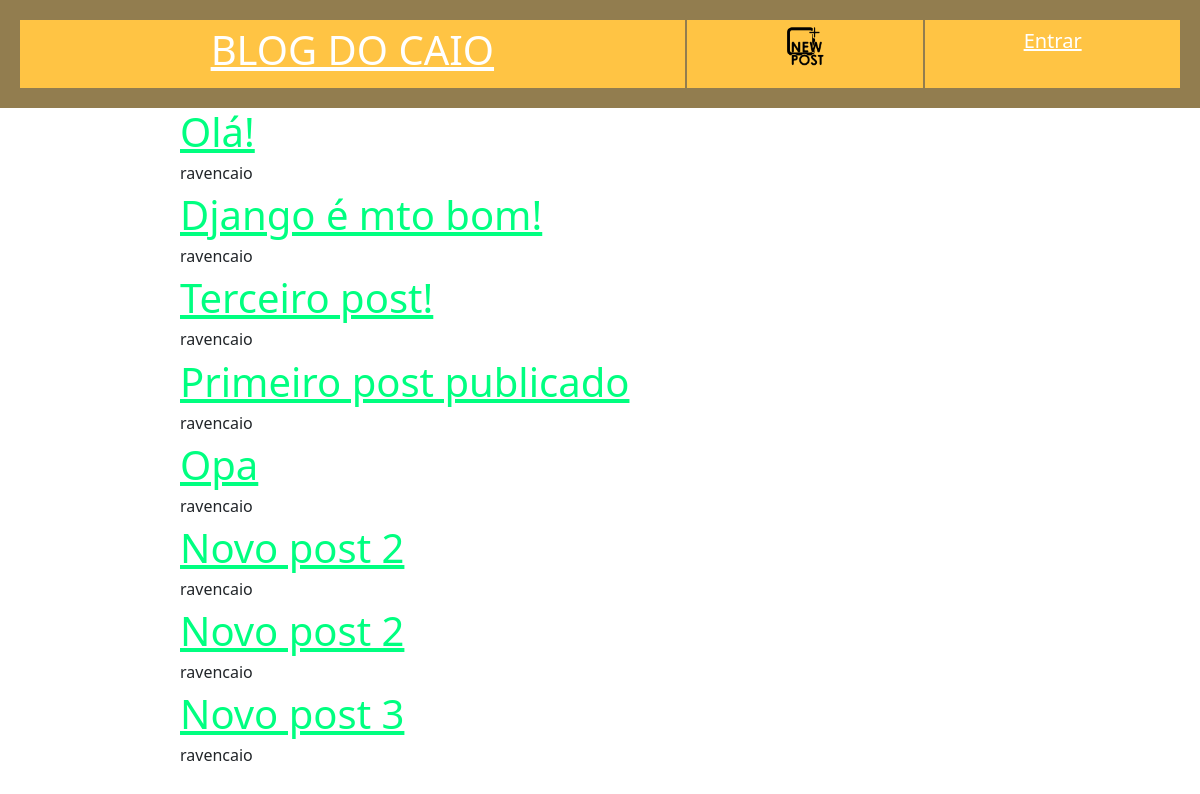
The app's page /, older data.
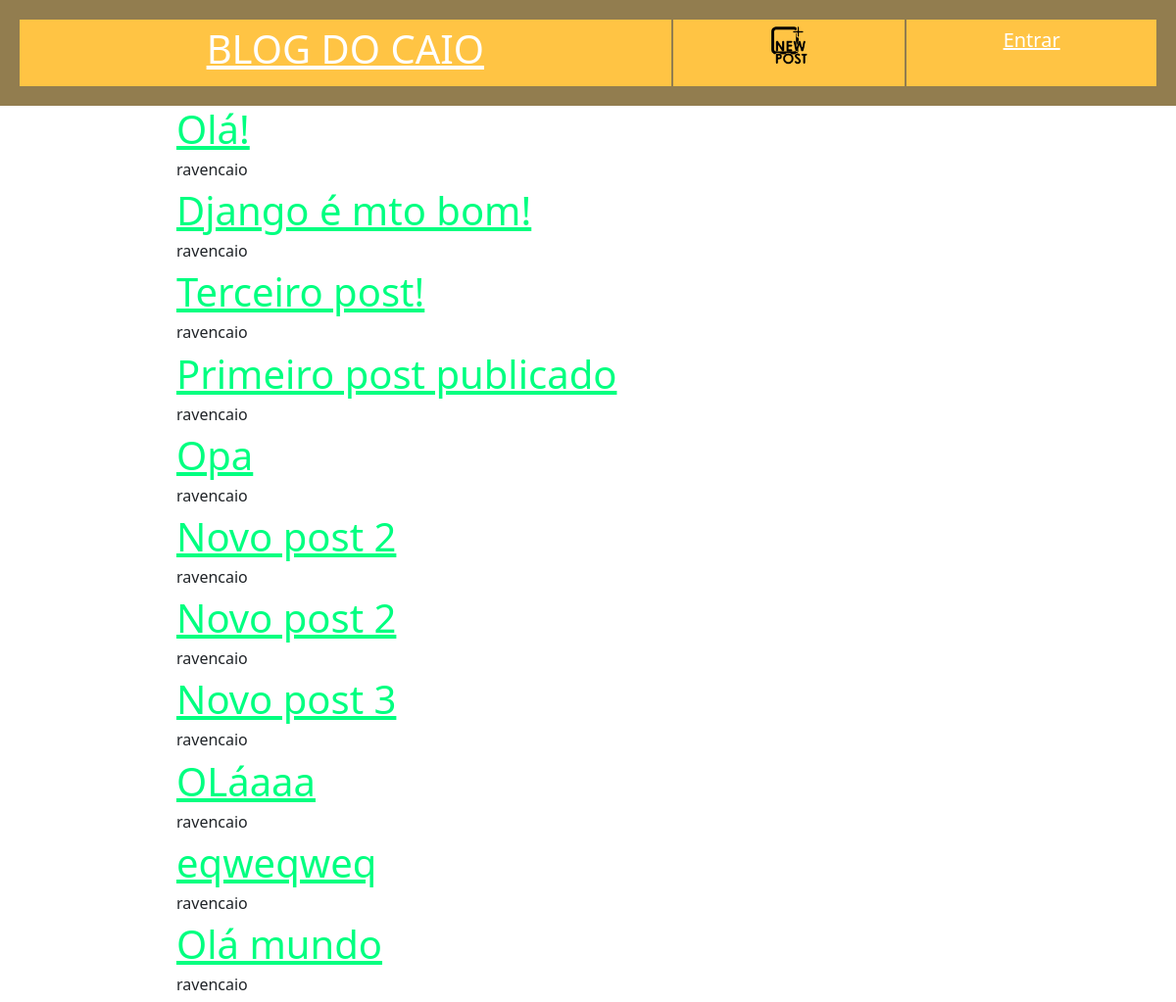
The same page, newer data.
### polls/models.py (models this page shows, shortened)
class Post(models.Model):
    author = models.ForeignKey(settings.AUTH_USER_MODEL, on_delete=models.CASCADE)
    title = models.CharField(max_length=200)
    text = models.TextField()
    created_date = models.DateTimeField(default=timezone.now)
    published_date = models.DateTimeField(blank=True, null=True)

### polls/views.py (the view)
# urls.py: path("", views.post_list, name="post_list"),
def post_list(request):
    posts = Post.objects.filter(published_date__lte= timezone.now()).order_by('published_date')
    return render(request, 'post.html', {'posts' : posts})

### polls/templates/post.html
{% extends 'blog.html' %}
{% block content %}
    {% for post in posts %}
        <h1><a href="{% url 'post_view' pk=post.pk %}"> {{ post.title }} </a></h1>
        <h6>{{ post.author }}</h6>
    {% endfor %}
{% endblock %}

Row changes from the older to the newer data that the page shows:
added Post: title "OLáaaa", author "ravencaio"
added Post: title "eqweqweq", author "ravencaio"
added Post: title "Olá mundo", author "ravencaio"
